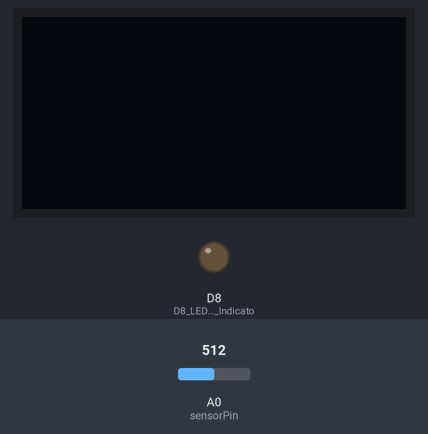
This sketch was run on a simulated ESP8266 (NodeMCU). Shown: 128×64 one-colour display, output pins drawn as LEDs (lit = HIGH). The test bench sets the inputs (shaded band); at power-on: A0 (sensorPin) = 512. WiFi joins after 1.5 s; servers stay silent unless stated; what the sketch prints to the serial monitor is not drawn.

Above: at 2.8 s.
2.9 s: A0 (sensorPin) set to 600
At 22.0 s:
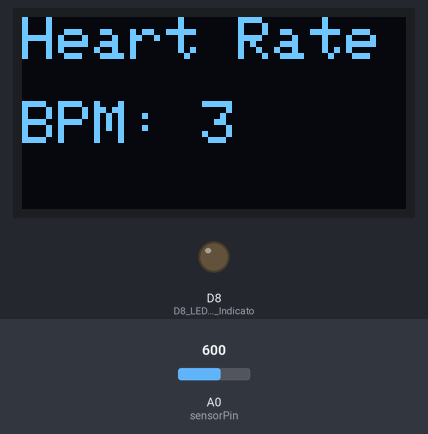
At 42.4 s:
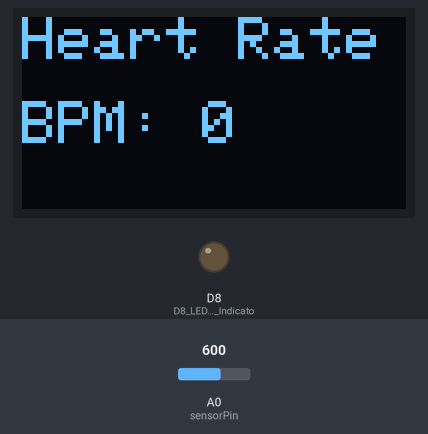
Timing chart, 0 to 43.5 s (numbered marks = the images above; inputs shaded):
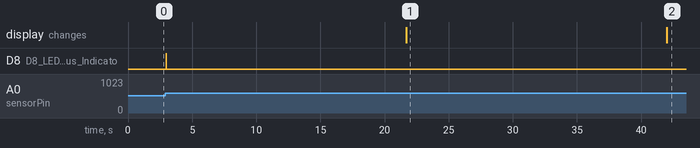

Measured:
- after the input at 2.9 s, D8 (D8_LED_as_Status_Indicato): LOW → HIGH after 0.09 s, → LOW 0.01 s later; the display: changes after 18.8 s (image 1)
- what the display in image 1 shows lasts 20.3 s, from 21.7 s to 42.0 s

The sketch:

heatbeat_sensor_with_display.ino
```cpp
#include <SPI.h>

#include <Wire.h>

#include <Adafruit_SSD1306.h>

#include <Adafruit_GFX.h>

#include <ESP8266WiFi.h>

#include <ThingSpeak.h>

Adafruit_SSD1306 display(128,64,&Wire);

WiFiClient client;

const int sensorPin = A0;                               // A0 is the input pin for the heart rate sensor

int sensorValue;                                        // Variable to store the value coming from the sensor

int count = 0;

unsigned long starttime = 0;

int heartrate = 0;

boolean counted = false;

long myChannelNumber = 2099478;

const char myWriteAPIKey[] = "9U8F67EB6SYT8M6Q";

void setup (void)

  { display.begin(SSD1306_SWITCHCAPVCC, 0x3C);

    pinMode (D8, OUTPUT);                              // D8 LED as Status Indicator

    Serial.begin (115200);                             // Start Serial Communication @ 115200

    display.clearDisplay();

    WiFi.begin("Semicon Media 2.4", "cdfiP29to665");

      while(WiFi.status() != WL_CONNECTED)

      {delay(200);

        Serial.print("..");}

      Serial.println();

      Serial.println("NodeMCU is connected!");

      Serial.println(WiFi.localIP());

      ThingSpeak.begin(client);

    }

void loop ()

  { starttime = millis();

    while (millis()<starttime+20000)                                            // Reading pulse sensor for 20 seconds

    { sensorValue = analogRead(sensorPin);

        //Serial.println (sensorValue);

          delay(50);

      if ((sensorValue >= 590 && sensorValue <=680) && counted == false)       // Threshold value is 590 (~ 2.7V)

      {  count++;

        digitalWrite (D8,HIGH);

          delay (10);

        digitalWrite (D8, LOW);

        counted = true;

        }

      else if (sensorValue < 590)

       {  counted = false;

          digitalWrite (D8, LOW);

          }

      }

    Serial.print ("Pulse ");

    Serial.println (count);

    heartrate = (count)*3;                              // Multiply the count by 3 to get beats per minute

    Serial.println ();

    Serial.print ("BPM = ");

    Serial.println (heartrate);                         // Display BPM in the Serial Monitor

    Serial.println ();

    count = 0;

    display.clearDisplay();

    display.setTextColor(WHITE);

    display.setCursor(0,0);

    display.setTextSize(2);

    display.println("Heart Rate");

    display.setCursor(0,28);

    display.print("BPM: ");

    display.print(heartrate);

    display.display();

    ThingSpeak.writeField(myChannelNumber, 1, heartrate, myWriteAPIKey);

}
```
